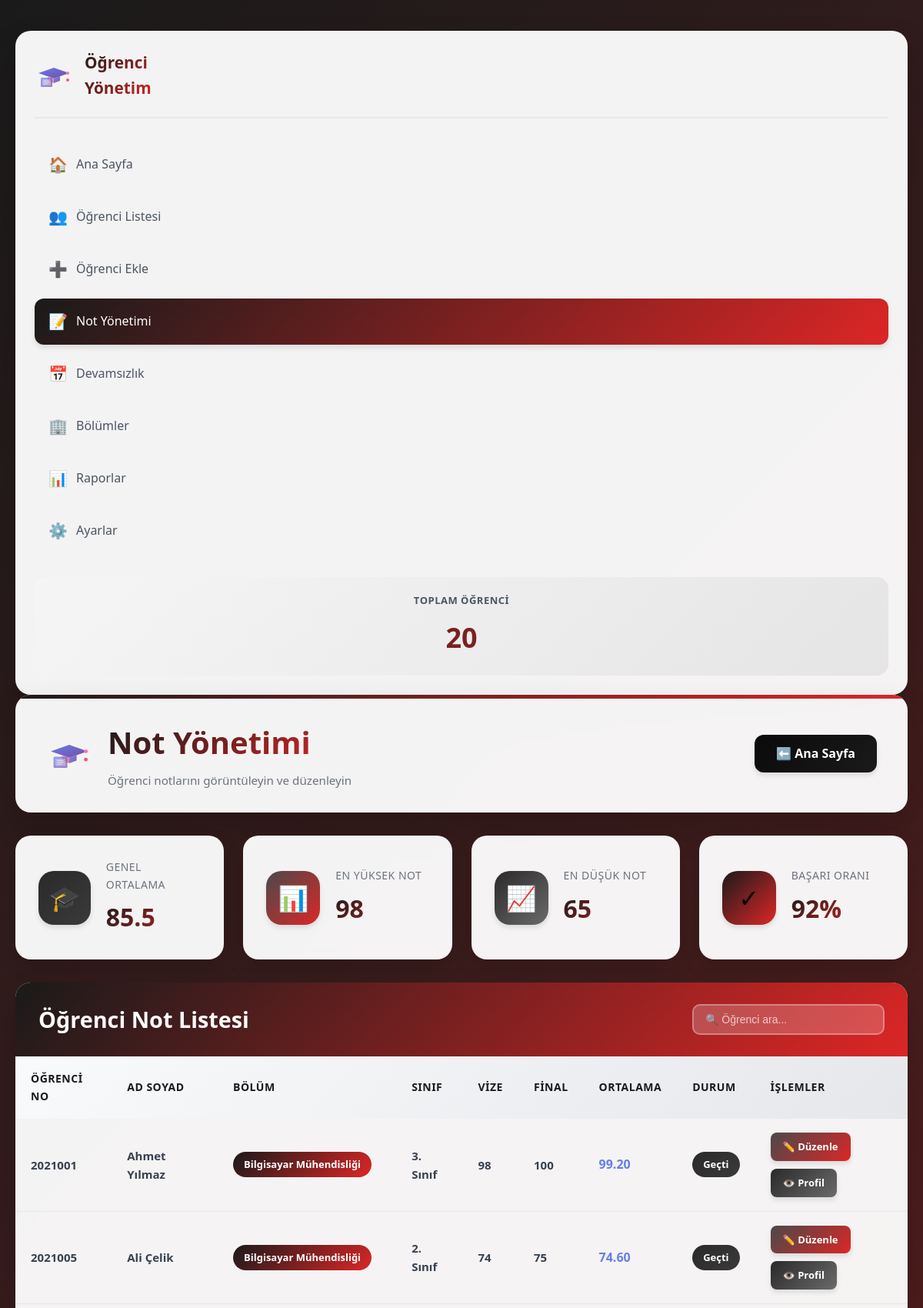
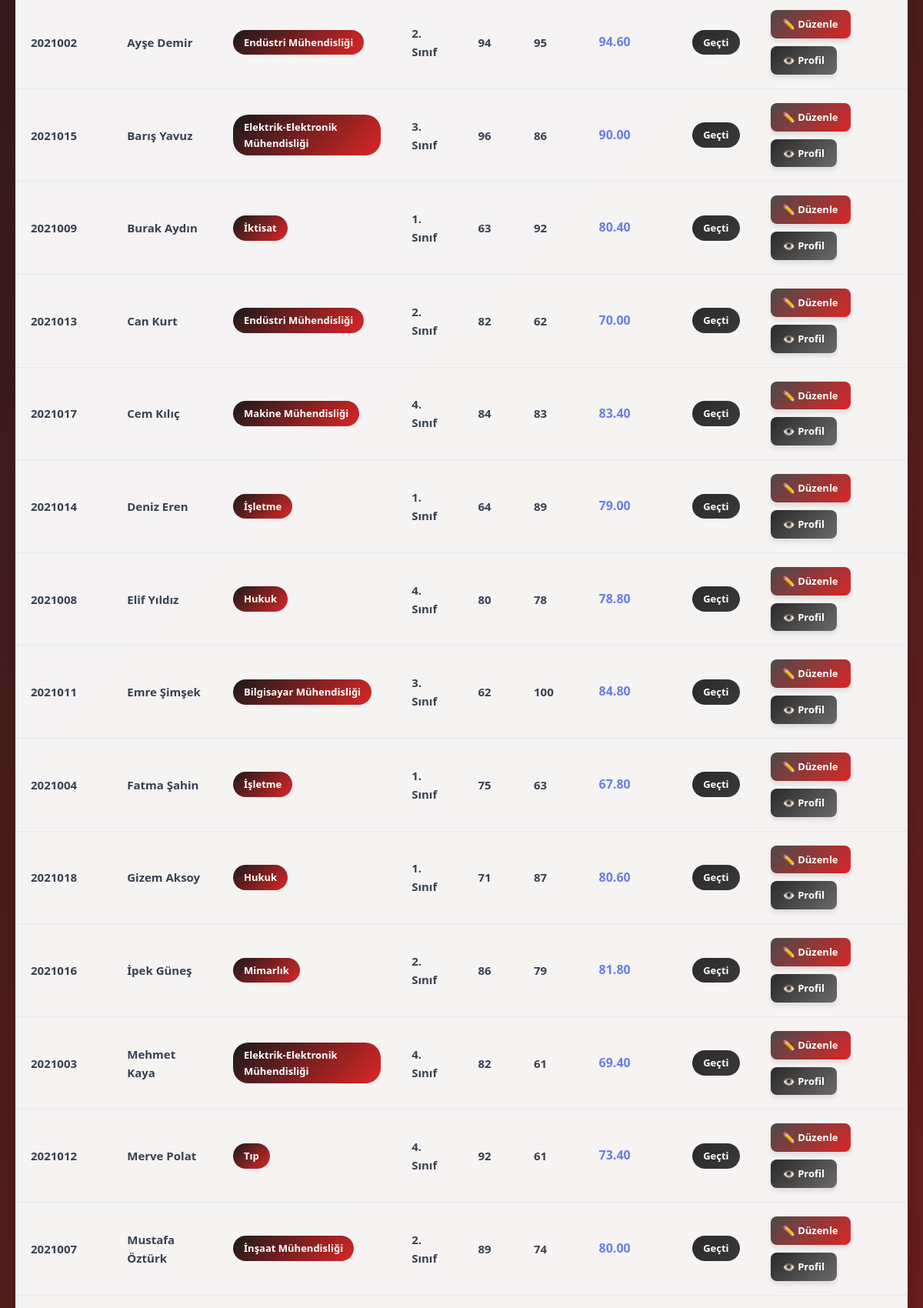
The page /grades.php (upper part) on the database its author committed (2 pictures, top to bottom).
### tables this page shows
CREATE TABLE IF NOT EXISTS ogrenciler (
    id INT(11) AUTO_INCREMENT PRIMARY KEY,
    ad VARCHAR(100) NOT NULL,
    soyad VARCHAR(100) NOT NULL,
    ogrenci_no VARCHAR(20) NOT NULL UNIQUE,
    email VARCHAR(150) NOT NULL,
    telefon VARCHAR(20),
    cinsiyet ENUM('Erkek', 'Kadın', 'Belirtmek İstemiyorum') DEFAULT 'Belirtmek İstemiyorum',
    dogum_tarihi DATE,
    bolum VARCHAR(100) NOT NULL,
    sinif INT(1) NOT NULL,
    not_ortalamasi DECIMAL(4,2) DEFAULT 0.00,
    adres TEXT,
    il VARCHAR(50),
    veli_adi VARCHAR(150),
    veli_telefonu VARCHAR(20),
    durum ENUM('Aktif', 'Mezun', 'Kayıt Dondurdu', 'Ayrıldı') DEFAULT 'Aktif',
    profil_resmi VARCHAR(255) DEFAULT 'default-avatar.png',
    kayit_tarihi TIMESTAMP DEFAULT CURRENT_TIMESTAMP,
    guncelleme_tarihi TIMESTAMP DEFAULT CURRENT_TIMESTAMP ON UPDATE CURRENT_TIMESTAMP
);

### grades.php (the view, shortened to what this page needs)
<?php
require_once 'config.php';
$students_sql = "SELECT id, ad, soyad, ogrenci_no, bolum, sinif FROM ogrenciler ORDER BY ad, soyad";
$students_result = $conn->query($students_sql);
$stats_sql = "SELECT COUNT(*) as toplam FROM ogrenciler";
$stats_result = $conn->query($stats_sql);
$stats = $stats_result->fetch_assoc();
?>
<!DOCTYPE html>
<html lang="tr">
<head>
    <link rel="stylesheet" href="style.css">
</head>
<body>
    <div class="main-layout">
        <aside class="sidebar">
            <div class="sidebar-logo">
                <img src="logo.svg" alt="Logo">
                <h3>Öğrenci<br>Yönetim</h3>
            </div>
            <nav>
                <ul class="nav-menu">
                    <li class="nav-item">
                        <a href="index.php" class="nav-link">
                            <span class="nav-icon">🏠</span>
                            <span>Ana Sayfa</span>
                        </a>
                    </li>
                    <li class="nav-item">
                        <a href="students.php" class="nav-link">
                            <span class="nav-icon">👥</span>
                            <span>Öğrenci Listesi</span>
                        </a>
                    </li>
                    <li class="nav-item">
                        <a href="add.php" class="nav-link">
                            <span class="nav-icon">➕</span>
                            <span>Öğrenci Ekle</span>
                        </a>
                    </li>
                    <li class="nav-item">
                        <a href="grades.php" class="nav-link active">
                            <span class="nav-icon">📝</span>
                            <span>Not Yönetimi</span>
                        </a>
                    </li>
                    <li class="nav-item">
                        <a href="attendance.php" class="nav-link">
                            <span class="nav-icon">📅</span>
                            <span>Devamsızlık</span>
                        </a>
                    </li>
                    <li class="nav-item">
                        <a href="departments.php" class="nav-link">
                            <span class="nav-icon">🏢</span>
                            <span>Bölümler</span>
                        </a>
                    </li>
                    <li class="nav-item">
                        <a href="reports.php" class="nav-link">
                            <span class="nav-icon">📊</span>
                            <span>Raporlar</span>
                        </a>
                    </li>
                    <li class="nav-item">
                        <a href="settings.php" class="nav-link">
                            <span class="nav-icon">⚙️</span>
                            <span>Ayarlar</span>
                        </a>
                    </li>
                </ul>
            </nav>
            <div class="sidebar-stats">
                <h4>Toplam Öğrenci</h4>
                <div class="big-number"><?php echo $stats['toplam'] ?? 0; ?></div>
            </div>
        </aside>
        <div class="content-area">
            <div class="header">
                <div class="header-left">
                    <img src="logo.svg" alt="Logo" class="header-logo">
                    <div>
                        <h1>Not Yönetimi</h1>
                        <p class="header-subtitle">Öğrenci notlarını görüntüleyin ve düzenleyin</p>
                    </div>
                </div>
                <div class="header-actions">
                    <a href="index.php" class="btn btn-secondary">
                        ⬅️ Ana Sayfa
                    </a>
                </div>
            </div>
            <div class="stats-container">
                <div class="stat-card">
                    <div class="stat-icon success">
                        🎓
                    </div>
                    <div class="stat-info">
                        <h3>Genel Ortalama</h3>
                        <div class="stat-value">85.5</div>
                    </div>
                </div>
                <div class="stat-card">
                    <div class="stat-icon warning">
                        📊
                    </div>
                    <div class="stat-info">
                        <h3>En Yüksek Not</h3>
                        <div class="stat-value">98</div>
                    </div>
                </div>
                <div class="stat-card">
                    <div class="stat-icon info">
                        📈
                    </div>
                    <div class="stat-info">
                        <h3>En Düşük Not</h3>
                        <div class="stat-value">65</div>
                    </div>
                </div>
                <div class="stat-card">
                    <div class="stat-icon primary">
                        ✓
                    </div>
                    <div class="stat-info">
                        <h3>Başarı Oranı</h3>
                        <div class="stat-value">92%</div>
                    </div>
                </div>
            </div>
            <div class="table-container">
                <div class="table-header">
                    <h2>Öğrenci Not Listesi</h2>
                    <div class="search-box">
                        <input type="text" id="searchInput" placeholder="🔍 Öğrenci ara..." onkeyup="searchTable()">
                    </div>
                </div>
                <div class="table-wrapper">
                    <?php if ($students_result->num_rows > 0): ?>
                        <table id="studentTable">
                            <thead>
                                <tr>
                                    <th>Öğrenci No</th>
                                    <th>Ad Soyad</th>
                                    <th>Bölüm</th>
                                    <th>Sınıf</th>
                                    <th>Vize</th>
                                    <th>Final</th>
                                    <th>Ortalama</th>
                                    <th>Durum</th>
                                    <th>İşlemler</th>
                                </tr>
                            </thead>
                            <tbody>
                                <?php while($student = $students_result->fetch_assoc()):
                                    $vize = rand(60, 100);
                                    $final = rand(60, 100);
                                    $ortalama = ($vize * 0.4) + ($final * 0.6);
                                    $durum = $ortalama >= 60 ? 'Geçti' : 'Kaldı';
                                    $durum_class = $ortalama >= 60 ? 'success' : 'danger';
                                ?>
                                    <tr>
                                        <td><strong><?php echo htmlspecialchars($student['ogrenci_no']); ?></strong></td>
                                        <td>
                                            <strong><?php echo htmlspecialchars($student['ad'] . ' ' . $student['soyad']); ?></strong>
                                        </td>
                                        <td>
                                            <span class="badge badge-primary">
                                                <?php echo htmlspecialchars($student['bolum']); ?>
                                            </span>
                                        </td>
                                        <td><strong><?php echo $student['sinif']; ?>. Sınıf</strong></td>
                                        <td><strong><?php echo $vize; ?></strong></td>
                                        <td><strong><?php echo $final; ?></strong></td>
                                        <td><strong style="font-size: 16px; color: #667eea;"><?php echo number_format($ortalama, 2); ?></strong></td>
                                        <td>
                                            <span class="badge badge-<?php echo $durum_class; ?>">
                                                <?php echo $durum; ?>
                                            </span>
                                        </td>
                                        <td>
                                            <div class="actions">
                                                <a href="#" class="btn btn-warning btn-sm" onclick="alert('Not düzenleme özelliği yakında eklenecek!'); return false;">
                                                    ✏️ Düzenle
                                                </a>
                                                <a href="profile.php?id=<?php echo $student['id']; ?>" class="btn btn-info btn-sm">
                                                    👁️ Profil
                                                </a>
                                            </div>
                                        </td>
                                    </tr>
                                <?php endwhile; ?>
                            </tbody>
                        </table>
                    <?php endif; ?>
                </div>
            </div>
        </div>
    </div>
</body>
</html>

### rows shown on the page
ogrenciler: ogrenci_no "2021001", ad+soyad "Ahmet Yılmaz", bolum "Bilgisayar Mühendisliği", sinif "3"
ogrenciler: ogrenci_no "2021005", ad+soyad "Ali Çelik", bolum "Bilgisayar Mühendisliği", sinif "2"
ogrenciler: ogrenci_no "2021002", ad+soyad "Ayşe Demir", bolum "Endüstri Mühendisliği", sinif "2"
ogrenciler: ogrenci_no "2021015", ad+soyad "Barış Yavuz", bolum "Elektrik-Elektronik Mühendisliği", sinif "3"
ogrenciler: ogrenci_no "2021009", ad+soyad "Burak Aydın", bolum "İktisat", sinif "1"
ogrenciler: ogrenci_no "2021013", ad+soyad "Can Kurt", bolum "Endüstri Mühendisliği", sinif "2"
ogrenciler: ogrenci_no "2021017", ad+soyad "Cem Kılıç", bolum "Makine Mühendisliği", sinif "4"
ogrenciler: ogrenci_no "2021014", ad+soyad "Deniz Eren", bolum "İşletme", sinif "1"
ogrenciler: ogrenci_no "2021008", ad+soyad "Elif Yıldız", bolum "Hukuk", sinif "4"
ogrenciler: ogrenci_no "2021011", ad+soyad "Emre Şimşek", bolum "Bilgisayar Mühendisliği", sinif "3"
ogrenciler: ogrenci_no "2021004", ad+soyad "Fatma Şahin", bolum "İşletme", sinif "1"
ogrenciler: ogrenci_no "2021018", ad+soyad "Gizem Aksoy", bolum "Hukuk", sinif "1"
ogrenciler: ogrenci_no "2021016", ad+soyad "İpek Güneş", bolum "Mimarlık", sinif "2"
ogrenciler: ogrenci_no "2021003", ad+soyad "Mehmet Kaya", bolum "Elektrik-Elektronik Mühendisliği", sinif "4"
ogrenciler: ogrenci_no "2021012", ad+soyad "Merve Polat", bolum "Tıp", sinif "4"
ogrenciler: ogrenci_no "2021007", ad+soyad "Mustafa Öztürk", bolum "İnşaat Mühendisliği", sinif "2"

### other values the page prints
$stats['toplam'] "20"
